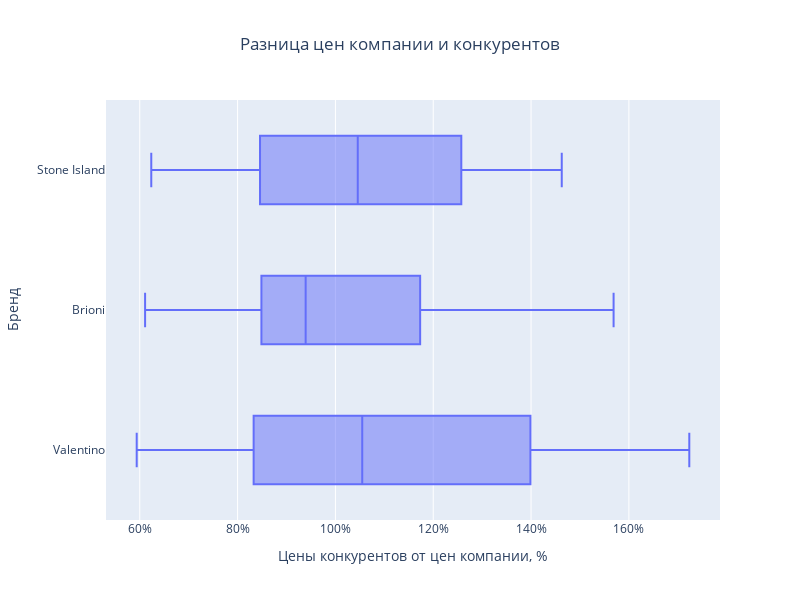

The notebook cell saved with this chart:
### Code cell
fig = px.box(
    data_parsing, 
    x="price_diff", 
    y="brand",
    title = 'Разница цен компании и конкурентов'
)
fig.update_layout(
    xaxis=dict(
        tickformat='.0%',
        title_text='Цены конкурентов от цен компании, %'    
    ),
    yaxis_title_text='Бренд',
    title_x=0.5,
    width=800,
    height=600
)
fig.show()

### Figure 1 — Plotly figure (JSON) as saved in the notebook; plotly's stock layout.template omitted (floating-point values rounded to 4 significant figures)
{"data": [{"alignmentgroup": "True", "hovertemplate": "price_diff=%{x}<br>brand=%{y}<extra></extra>", "legendgroup": "", "marker": {"color": "#636efa"}, "name": "", "notched": false, "offsetgroup": "", "orientation": "h", "showlegend": false, "type": "box", "x": [1.479, 0.8564, 1.272, 0.852, 0.612, 1.387, 0.7752, 1.636, 1.059, 1.433, 1.708, 1.055, 0.5938, 0.9151, 1.086, 1.03, 0.6928, 0.8873, 1.073, 1.659, 0.7383, 1.724, 1.131, 0.9611, 0.68, 0.9392, 0.8704, 0.8736, 0.8448, 0.9213, 1.489, 0.6804, 1.424, 1.045, 1.515, 0.9076, 1.038, 1.04, 0.6141, 0.85, 1.225, 1.196, 0.75, 0.9249, 1.166, 0.6109, 1.097, 0.7742, 1.155, 1.569, 0.8247, 1.371, 1.308, 1.046, 0.9556, 0.6424, 0.8533, 0.8462, 1.408, 0.7477, 0.72, 1.048, 1.45, 1.154, 1.124, 0.6235, 1.463, 1.076, 0.9177, 0.845, 1.006, 1.241, 1.216, 0.8672, 1.341], "x0": " ", "xaxis": "x", "y": ["Valentino", "Valentino", "Valentino", "Valentino", "Valentino", "Valentino", "Valentino", "Valentino", "Valentino", "Valentino", "Valentino", "Valentino", "Valentino", "Valentino", "Valentino", "Valentino", "Valentino", "Valentino", "Valentino", "Valentino", "Valentino", "Valentino", "Valentino", "Valentino", "Valentino", "Brioni", "Brioni", "Brioni", "Brioni", "Brioni", "Brioni", "Brioni", "Brioni", "Brioni", "Brioni", "Brioni", "Brioni", "Brioni", "Brioni", "Brioni", "Brioni", "Brioni", "Brioni", "Brioni", "Brioni", "Brioni", "Brioni", "Brioni", "Brioni", "Brioni", "Stone Island", "Stone Island", "Stone Island", "Stone Island", "Stone Island", "Stone Island", "Stone Island", "Stone Island", "Stone Island", "Stone Island", "Stone Island", "Stone Island", "Stone Island", "Stone Island", "Stone Island", "Stone Island", "Stone Island", "Stone Island", "Stone Island", "Stone Island", "Stone Island", "Stone Island", "Stone Island", "Stone Island", "Stone Island"], "y0": " ", "yaxis": "y"}], "layout": {"boxmode": "group", "height": 600, "legend": {"tracegroupgap": 0}, "title": {"text": "Разница цен компании и конкурентов", "x": 0.5}, "width": 800, "xaxis": {"anchor": "y", "domain": [0, 1], "tickformat": ".0%", "title": {"text": "Цены конкурентов от цен компании, %"}}, "yaxis": {"anchor": "x", "domain": [0, 1], "title": {"text": "Бренд"}}}}
